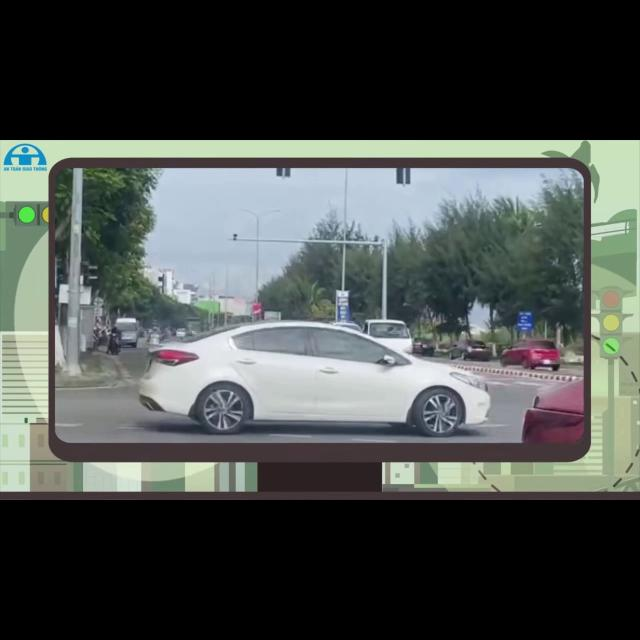
#> input picture data/Vietnam Traffic Vehicle Detectio.v1i.yolo26/test/images/test01_00000_jpg.rf.1d914d66ff1e60df15ac24177bedb965.jpg, 640 x 640 px
$ python visualize.py --data '../data/Vietnam Traffic Vehicle Detectio.v1i.yolo26/test/images/test01_00000_jpg.rf.1d914d66ff1e60df15ac24177bedb965.jpg'
#> lines starting #> are read from the running program, lines starting #| are printed output that depends on the picture
### tools_tv2/tv2lib/core.py
"""Lõi dùng chung cho toàn bộ tool của Thành viên 2.

Chỉ phụ thuộc numpy + opencv (chạy được trên Windows, Colab, Kaggle, không cần GPU).
- Bảng 11 lớp chuẩn (đúng thứ tự của hệ thống chấm)
- Đọc/ghi ảnh an toàn với đường dẫn có dấu/khoảng trắng trên Windows
- Đọc/ghi nhãn YOLO-seg
- Lớp Inst: một instance = mask cục bộ (cắt sát bbox) + toạ độ gốc
- Chuyển đổi polygon <-> mask, gộp nhiều mảnh thành 1 polygon
- Lọc vật quá nhỏ theo đúng ngưỡng của cuộc thi
- Giải quyết chồng lấn (Zero-Overlap) theo chiều sâu
- Perceptual hash để chống rò rỉ golden_val
"""
from __future__ import annotations

import json
import math
import os
import re
import time
from dataclasses import dataclass, field
from pathlib import Path

import sys

import cv2
import numpy as np

# Windows: console/pipe mặc định cp1258/cp1252 không in được tiếng Việt -> ép UTF-8, ký tự lạ thì thay thế (không crash)
for _s in (sys.stdout, sys.stderr):
    try:
        _s.reconfigure(encoding='utf-8', errors='replace')
    except (AttributeError, ValueError):
        pass

# ----------------------------------------------------------------------------------------------- lớp
CLASSES = ['Car', 'Bus', 'Truck', 'Other vehicle', 'Motorcycle', 'Motorcyclist',
           'Bicycle', 'Cyclist', 'Pedestrian', 'Sign', 'Traffic light']
CAR, BUS, TRUCK, OTHER, MOTO, MOTORIST, BIKE, CYCLIST, PED, SIGN, LIGHT = range(11)
VEHICLES = {CAR, BUS, TRUCK, OTHER}
TWO_WHEEL = {MOTO, MOTORIST, BIKE, CYCLIST}
GROUND = {CAR, BUS, TRUCK, OTHER, MOTO, MOTORIST, BIKE, CYCLIST, PED}
ELEVATED = {SIGN, LIGHT}
GROUP = {CAR: 'veh', BUS: 'veh', TRUCK: 'veh', OTHER: 'veh', MOTO: 'tw', MOTORIST: 'tw', BIKE: 'tw',
         CYCLIST: 'tw', PED: 'ped', SIGN: 'sign', LIGHT: 'light'}
# Chiều cao thực tế xấp xỉ (mét) để ước lượng tỉ lệ khi Copy-Paste
PRIOR_HEIGHT_M = {CAR: 1.5, BUS: 3.2, TRUCK: 3.0, OTHER: 1.9, MOTO: 1.1, MOTORIST: 1.6,
                  BIKE: 1.0, CYCLIST: 1.7, PED: 1.65}
COLORS = [(75, 25, 230), (75, 180, 60), (25, 225, 255), (200, 130, 0), (48, 130, 245), (180, 30, 145),
          (240, 240, 70), (230, 50, 240), (60, 245, 210), (212, 190, 250), (128, 128, 0)]  # BGR

# Tên lớp ở các bộ dữ liệu công khai -> id chuẩn. "4"/"6" sẽ được nâng lên 5/7 nếu có người ngồi (pairing).
NAME_TO_ID = {
    'car': CAR, 'sedan': CAR, 'suv': CAR, 'taxi': CAR, 'van': CAR, 'pickup': CAR, 'pickup truck': CAR,
    'minivan': CAR, 'ambulance': CAR, 'o to': CAR, 'oto': CAR,
    'bus': BUS, 'coach': BUS, 'minibus': BUS,
    'truck': TRUCK, 'lorry': TRUCK, 'fire truck': TRUCK, 'dump truck': TRUCK,
    'other vehicle': OTHER, 'other_vehicle': OTHER, 'tricycle': OTHER, 'cyclo': OTHER, 'trailer': OTHER,
    'container': OTHER, 'construction vehicle': OTHER, 'tractor': OTHER, 'xich lo': OTHER, 'ba gac': OTHER,
    'motorcycle': MOTO, 'motorbike': MOTO, 'motor': MOTO, 'scooter': MOTO, 'moto': MOTO, 'xe may': MOTO,
    'motorcyclist': MOTORIST,
    'bicycle': BIKE, 'bike': BIKE, 'xe dap': BIKE,
    'cyclist': CYCLIST,
    'person': PED, 'pedestrian': PED, 'people': PED, 'rider': PED, 'human': PED,
    'sign': SIGN, 'traffic sign': SIGN, 'traffic_sign': SIGN, 'road sign': SIGN, 'stop sign': SIGN,
    'traffic light': LIGHT, 'traffic_light': LIGHT, 'trafficlight': LIGHT,
}

IMG_EXTS = {'.jpg', '.jpeg', '.png', '.bmp', '.webp'}


def norm_name(name):
    return re.sub(r'[\s_\-]+', ' ', str(name).strip().lower())


# [7 lines left out: function name_to_id, not called in this run]


# ----------------------------------------------------------------------------------------------- IO ảnh
def imread(path):
    """cv2.imread không đọc được đường dẫn có dấu trên Windows -> dùng imdecode."""
    data = np.fromfile(str(path), dtype=np.uint8)
    if data.size == 0:
        return None
    return cv2.imdecode(data, cv2.IMREAD_COLOR)


def imwrite(path, img, quality=95):
    path = Path(path)
    path.parent.mkdir(parents=True, exist_ok=True)
    ext = path.suffix.lower() or '.jpg'
    params = [cv2.IMWRITE_JPEG_QUALITY, quality] if ext in ('.jpg', '.jpeg') else []
    ok, buf = cv2.imencode(ext, img, params)
    if not ok:
        raise IOError(f'Không ghi được ảnh {path}')
    buf.tofile(str(path))


def list_images(root):
    root = Path(root)
    if root.is_file():
        return [root]
    return sorted(p for p in root.rglob('*') if p.suffix.lower() in IMG_EXTS and p.is_file()
                  and 'labels' not in [x.lower() for x in p.relative_to(root).parts[:-1]])


def label_rel_for(img_rel):
    """images/train/a.jpg -> labels/train/a.txt ; train/images/a.jpg -> train/labels/a.txt."""
    parts = list(Path(img_rel).parts)
    low = [p.lower() for p in parts]
    if 'images' in low[:-1]:
        i = len(low) - 2 - low[:-1][::-1].index('images')
        parts[i] = 'labels'
    else:
        parts.insert(0, 'labels')
    return Path(*parts).with_suffix('.txt')


def out_img_rel(img_rel):
    parts = [p.lower() for p in Path(img_rel).parts[:-1]]
    return Path(img_rel) if 'images' in parts else Path('images') / img_rel


def find_label(img_path, root):
    """Tìm tệp nhãn của ảnh: cấu trúc images/->labels/ hoặc .txt nằm cạnh ảnh."""
    img_path, root = Path(img_path), Path(root)
    cands = []
    try:
        cands.append(root / label_rel_for(img_path.relative_to(root)))
    except ValueError:
        pass
    cands.append(img_path.with_suffix('.txt'))
    parts = list(img_path.parts)
    for i in range(len(parts) - 2, -1, -1):
        if parts[i].lower() == 'images':
            cands.append(Path(*parts[:i], 'labels', *parts[i + 1:]).with_suffix('.txt'))
            break
    for c in cands:
        if c.is_file():
            return c
    return None


# ----------------------------------------------------------------------------------------------- nhãn YOLO-seg
def read_label_file(path):
    """Trả về list (cls, pts[N,2] chuẩn hoá, kind). kind = 'poly' | 'box' (dòng 5 cột)."""
    out = []
    if path is None or not Path(path).is_file():
        return out
    for ln, line in enumerate(Path(path).read_text(encoding='utf-8', errors='ignore').splitlines(), 1):
        p = line.split()
        if not p:
            continue
        try:
            c = int(float(p[0]))
            v = np.array([float(x) for x in p[1:]], dtype=np.float64)
        except ValueError:
            continue
        if len(v) == 4:  # bbox cx cy w h -> hình chữ nhật (đánh dấu để duyệt lại)
            cx, cy, w, h = v
            pts = np.array([[cx - w / 2, cy - h / 2], [cx + w / 2, cy - h / 2], [cx + w / 2, cy + h / 2], [cx - w / 2, cy + h / 2]])
            out.append((c, np.clip(pts, 0, 1), 'box'))
        elif len(v) >= 6 and len(v) % 2 == 0:
            out.append((c, np.clip(v.reshape(-1, 2), 0, 1), 'poly'))
    return out


def format_line(cls, pts_norm):
    pts = np.clip(np.asarray(pts_norm, dtype=np.float64), 0.0, 1.0)
    return str(int(cls)) + ' ' + ' '.join(f'{x:.6f} {y:.6f}' for x, y in pts)


# ----------------------------------------------------------------------------------------------- mask <-> polygon
# [86 lines left out: functions rasterize_local, tight, _bridge, mask_to_polygon, not called in this run]


# ----------------------------------------------------------------------------------------------- Instance
@dataclass(eq=False)  # so sánh theo đối tượng (không so mảng numpy)
class Inst:
    cls: int
    mask: np.ndarray          # bool, cục bộ, đã cắt sát
    ox: int
    oy: int
    conf: float = 1.0
    src: str = 'human'        # human | det | ov | merged | paste
    line: str | None = None   # dòng nhãn gốc: giữ nguyên nếu mask không đổi (không làm xấu polygon người vẽ)
    meta: dict = field(default_factory=dict)

    # [4 lines left out: function box, not called in this run]

    @property
    def area(self):
        return int(self.mask.sum())

    # [26 lines left out: functions full, crop, from_mask, from_polygon, not called in this run]

    def polygon_px(self):
        return mask_to_polygon(self.mask, self.ox, self.oy)

    # [143 lines left out: functions to_line, union_insts, mask_inter, box_iou, box_ioa, too_small and 5 more, not called in this run]


class HashIndex:
    def __init__(self):
        self.hashes = np.zeros(0, np.uint64)
        self.names = []

    def add(self, h, name):
        self.hashes = np.append(self.hashes, np.uint64(h))
        self.names.append(name)

    # [42 lines left out: functions nearest, from_dir, write_data_yaml, class_counts_from_dir, not called in this run]


def save_json(path, obj):
    Path(path).parent.mkdir(parents=True, exist_ok=True)
    Path(path).write_text(json.dumps(obj, ensure_ascii=False, indent=2, default=str), encoding='utf-8')


def now():
    return time.strftime('%Y-%m-%d %H:%M:%S')


# [86 lines left out: functions parse_int_list, progress, load_src_map, _read_yaml_names, find_data_yaml, load_insts and 1 more, not called in this run]

### tools_tv2/visualize.py
#!/usr/bin/env python3
"""[TV2] Vẽ nhãn YOLO-seg lên ảnh để KIỂM TRA BẰNG MẮT trước khi đưa vào train.

  python visualize.py --data data/roboflow_v1_11cls --out viz_check --n 60
  python visualize.py --data draft_v2 --review draft_v2/review_priority.csv --n 50   # xem ảnh nghi ngờ trước
  python visualize.py --data out_cp --classes 3,6,7 --n 40                           # chỉ ảnh có lớp hiếm

Mỗi ảnh xuất ra gồm 2 nửa: trái = ảnh gốc, phải = ảnh + mask tô màu + tên lớp. Cuối cùng in số lượng instance từng lớp.
"""
from __future__ import annotations

import argparse
import csv
import random
import sys
from pathlib import Path

import cv2
import numpy as np

sys.path.insert(0, str(Path(__file__).resolve().parent))
from tv2lib.core import CLASSES, COLORS, find_label, imread, imwrite, list_images, parse_int_list, read_label_file  # noqa: E402

SHORT = ['Car', 'Bus', 'Truck', 'Other', 'Moto', 'MotoRider', 'Bike', 'Cyclist', 'Ped', 'Sign', 'Light']


def draw(img, label_path, alpha=0.45):
    H, W = img.shape[:2]
    over = img.copy()
    out = img.copy()
    items = read_label_file(label_path)
    for c, pts, kind in items:
        if not 0 <= c < len(CLASSES):
            continue
        q = np.round(pts * [W, H] * 16).astype(np.int32)
        cv2.fillPoly(over, [q], COLORS[c], lineType=cv2.LINE_AA, shift=4)
    out = cv2.addWeighted(over, alpha, out, 1 - alpha, 0)
    fs = max(0.35, min(W, H) / 1400)
    for c, pts, kind in items:
        if not 0 <= c < len(CLASSES):
            continue
        q = np.round(pts * [W, H] * 16).astype(np.int32)
        cv2.polylines(out, [q], True, COLORS[c], 1, lineType=cv2.LINE_AA, shift=4)
        x, y = (pts * [W, H]).min(0)
        txt = SHORT[c] + ('[box]' if kind == 'box' else '')
        (tw, th), _ = cv2.getTextSize(txt, cv2.FONT_HERSHEY_SIMPLEX, fs, 1)
        y = max(int(y), th + 2)
        cv2.rectangle(out, (int(x), y - th - 2), (int(x) + tw + 2, y), COLORS[c], -1)
        cv2.putText(out, txt, (int(x) + 1, y - 2), cv2.FONT_HERSHEY_SIMPLEX, fs, (0, 0, 0), 1, cv2.LINE_AA)
    return out, items


def legend(width):
    h = 22
    bar = np.full((h, width, 3), 30, np.uint8)
    x = 4
    for i, n in enumerate(SHORT):
        cv2.rectangle(bar, (x, 4), (x + 12, 16), COLORS[i], -1)
        cv2.putText(bar, f'{i}:{n}', (x + 15, 15), cv2.FONT_HERSHEY_SIMPLEX, 0.38, (255, 255, 255), 1, cv2.LINE_AA)
        x += 20 + 8 * len(f'{i}:{n}')
        if x > width - 60:
            break
    return bar


def draw_pair_grid(pairs, out_dir, max_side=1280):
    """pairs: list (ảnh, nhãn) -> mỗi ảnh 1 file trái/phải trong out_dir."""
    out_dir = Path(out_dir)
    out_dir.mkdir(parents=True, exist_ok=True)
    for k, (ip, lp) in enumerate(pairs):
        img = imread(ip)
        if img is None:
            continue
        vis, _ = draw(img, lp)
        both = np.hstack([img, vis])
        s = max_side / max(both.shape[:2])
        if s < 1:
            both = cv2.resize(both, None, fx=s, fy=s, interpolation=cv2.INTER_AREA)
        both = np.vstack([both, legend(both.shape[1])])
        imwrite(out_dir / f'{k:03d}_{Path(ip).stem[:60]}.jpg', both, 90)


def main():
    ap = argparse.ArgumentParser(description=__doc__, formatter_class=argparse.RawDescriptionHelpFormatter)
    ap.add_argument('--data', required=True, help='Thư mục dataset (có images/ và labels/)')
    ap.add_argument('--out', default=None, help='Thư mục ảnh kiểm tra (mặc định <data>/viz_check)')
    ap.add_argument('--n', type=int, default=40)
    ap.add_argument('--classes', default=None, help="Chỉ lấy ảnh có các lớp này, vd '3,6,7'")
    ap.add_argument('--review', default=None, help='review_priority.csv để xem ảnh ưu tiên cao trước')
    ap.add_argument('--seed', type=int, default=0)
    a = ap.parse_args()
    root = Path(a.data)
    imgs = list_images(root)
    want = set(parse_int_list(a.classes)) if a.classes else None
    cnt = [0] * len(CLASSES)
    nimg = [0] * len(CLASSES)
    pool = []
    for p in imgs:
        lp = find_label(p, root)
        items = read_label_file(lp)
        cs = {c for c, _, _ in items if 0 <= c < len(CLASSES)}
        for c, _, _ in items:
            if 0 <= c < len(CLASSES):
                cnt[c] += 1
        for c in cs:
            nimg[c] += 1
        if want is None or cs & want:
            pool.append((p, lp))
    if a.review and Path(a.review).is_file():
        order = [r['image'] for r in csv.DictReader(open(a.review, encoding='utf-8-sig'))]
        by = {str(p.relative_to(root)).replace('\\', '/'): (p, lp) for p, lp in pool}
        pool = [by[o] for o in order if o in by]
    else:
        random.Random(a.seed).shuffle(pool)
    out = Path(a.out) if a.out else root / 'viz_check'
    draw_pair_grid(pool[:a.n], out)
    print(f'{len(imgs)} ảnh. Đã vẽ {min(a.n, len(pool))} ảnh vào {out}')
    print(f'{"id":>2} {"lớp":<14}{"instance":>9}{"số ảnh":>8}')
    for i, c in enumerate(CLASSES):
        warn = '  <-- ÍT' if cnt[i] < 100 else ''
        print(f'{i:>2} {c:<14}{cnt[i]:>9}{nimg[i]:>8}{warn}')


if __name__ == '__main__':
    main()
#> in imread, returned value is the input picture: shape (640, 640, 3); mean B, G, R 76.3, 78.8, 73.7
#> in draw_pair_grid, `both = np.hstack([img, vis])`:
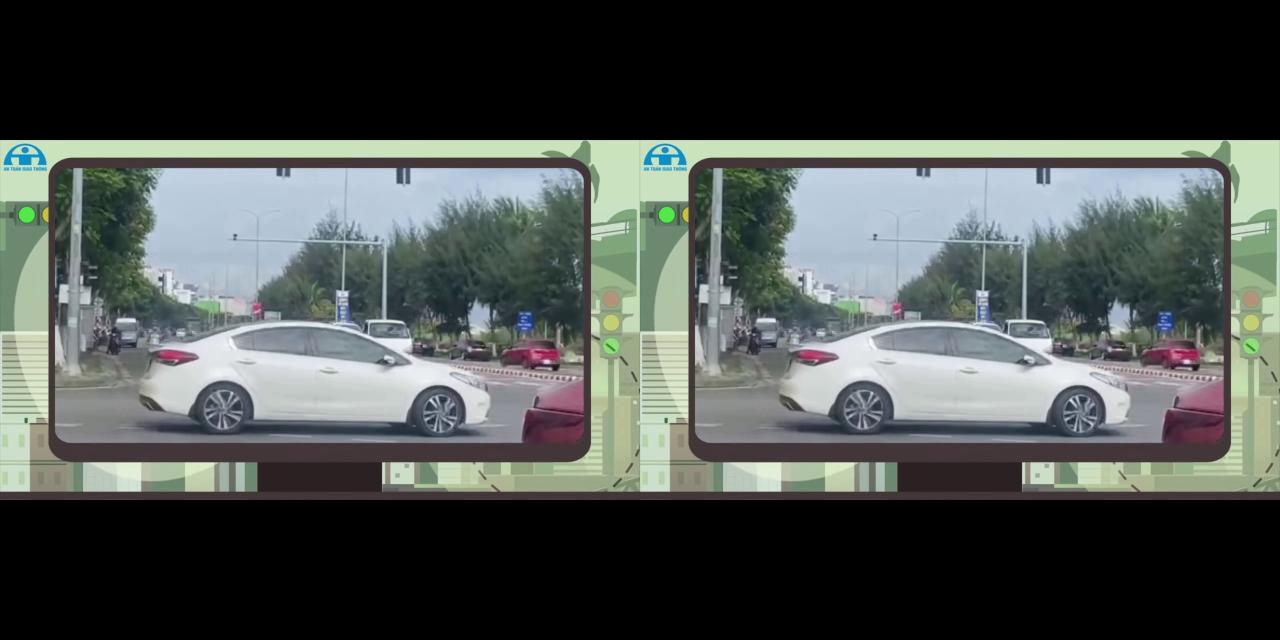
#> both: shape (640, 1280, 3); mean B, G, R 76.3, 78.8, 73.7
#> after the loop in legend, `for i, n in enumerate(SHORT):`: x = 824
#> in draw_pair_grid, `both = np.vstack([both, legend(both.shape[1])])`:
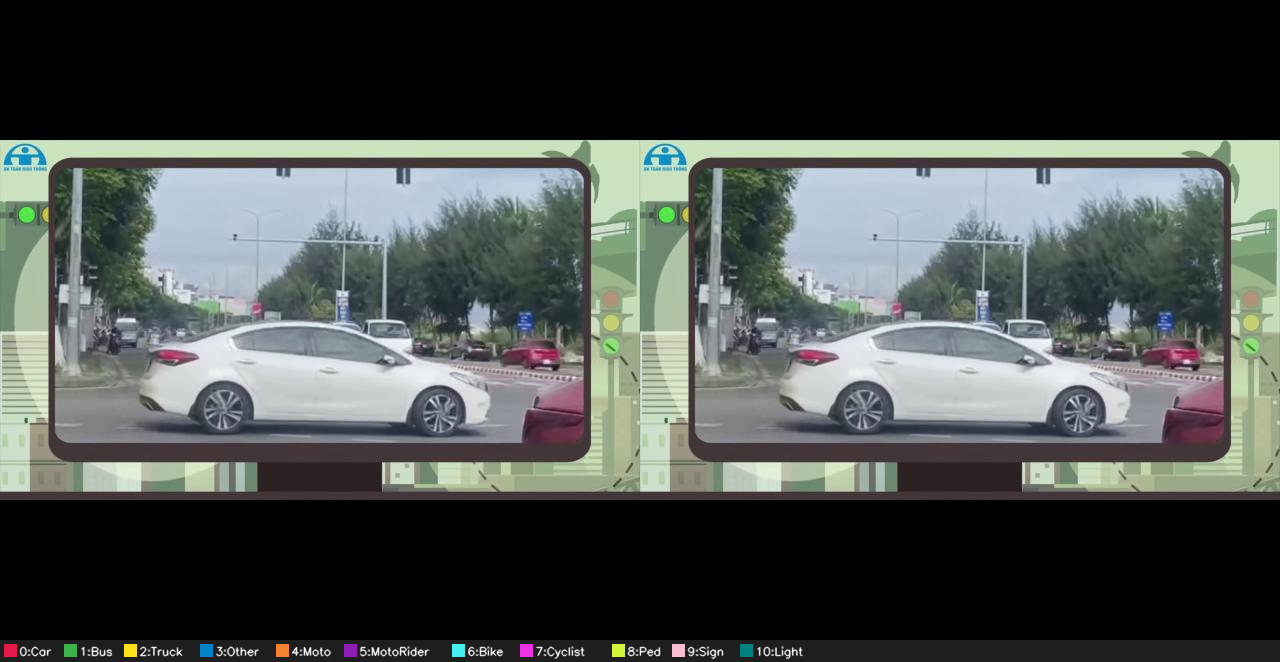
#> both: shape (662, 1280, 3); mean B, G, R 75.3, 77.8, 72.9
#> in imwrite, `params = [cv2.IMWRITE_JPEG_QUALITY, quality] if ext in ('.jpg', '.jpeg..`: params = [1, 90]

$ run again, on data/Vietnam Traffic Vehicle Detectio.v1i.yolo26/test/images/test01_00005_jpg.rf.f1c0f4f396b6f28aa34088308306b41e.jpg
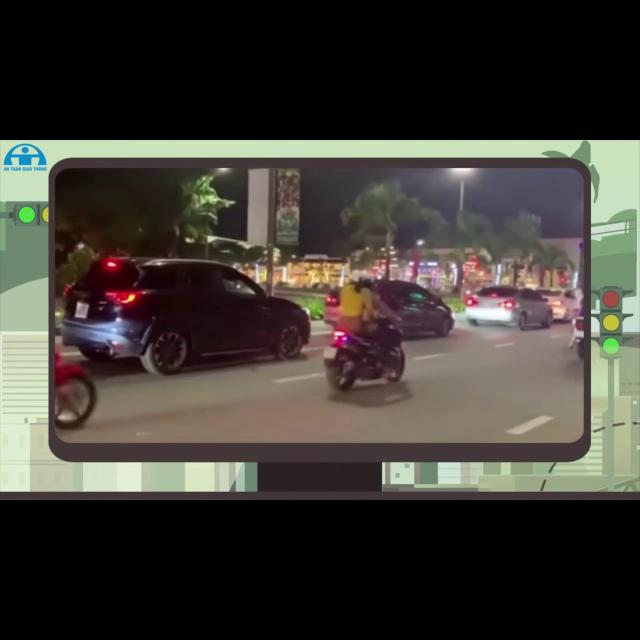
#> input picture data/Vietnam Traffic Vehicle Detectio.v1i.yolo26/test/images/test01_00005_jpg.rf.f1c0f4f396b6f28aa34088308306b41e.jpg, 640 x 640 px
#> in imread, returned value is the input picture: shape (640, 640, 3); mean B, G, R 53.4, 59.4, 63.2
#> in draw_pair_grid, `both = np.hstack([img, vis])`:
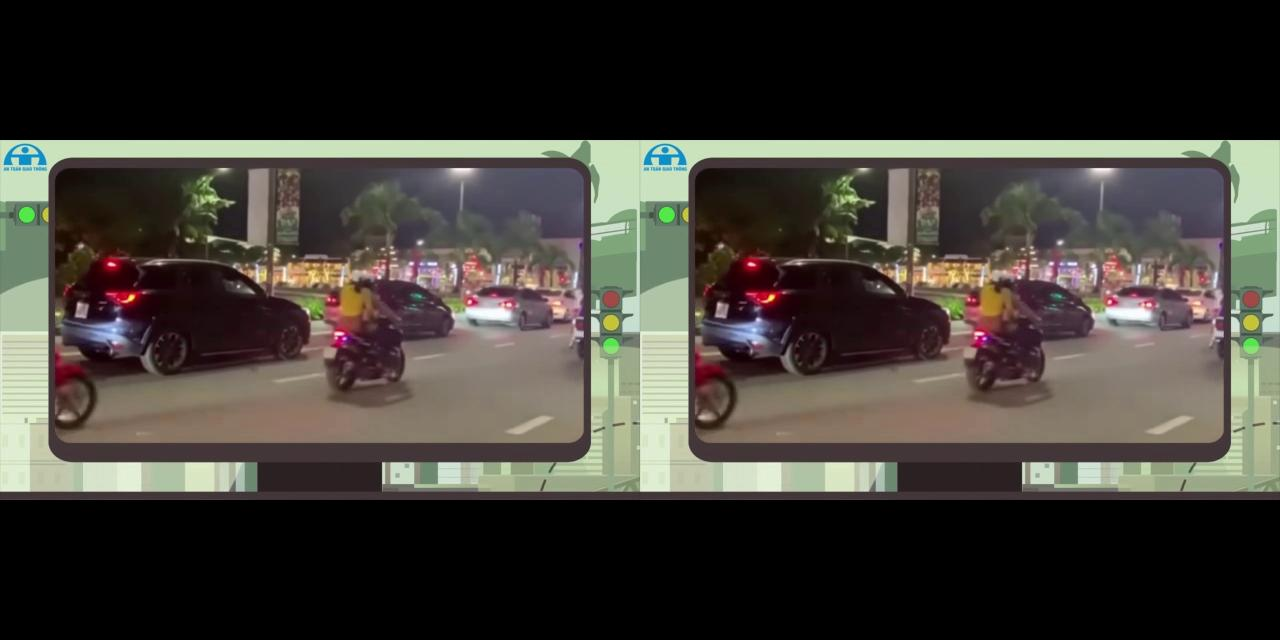
#> both: shape (640, 1280, 3); mean B, G, R 53.4, 59.4, 63.2
#> after the loop in legend, `for i, n in enumerate(SHORT):`: x = 824
#> in draw_pair_grid, `both = np.vstack([both, legend(both.shape[1])])`:
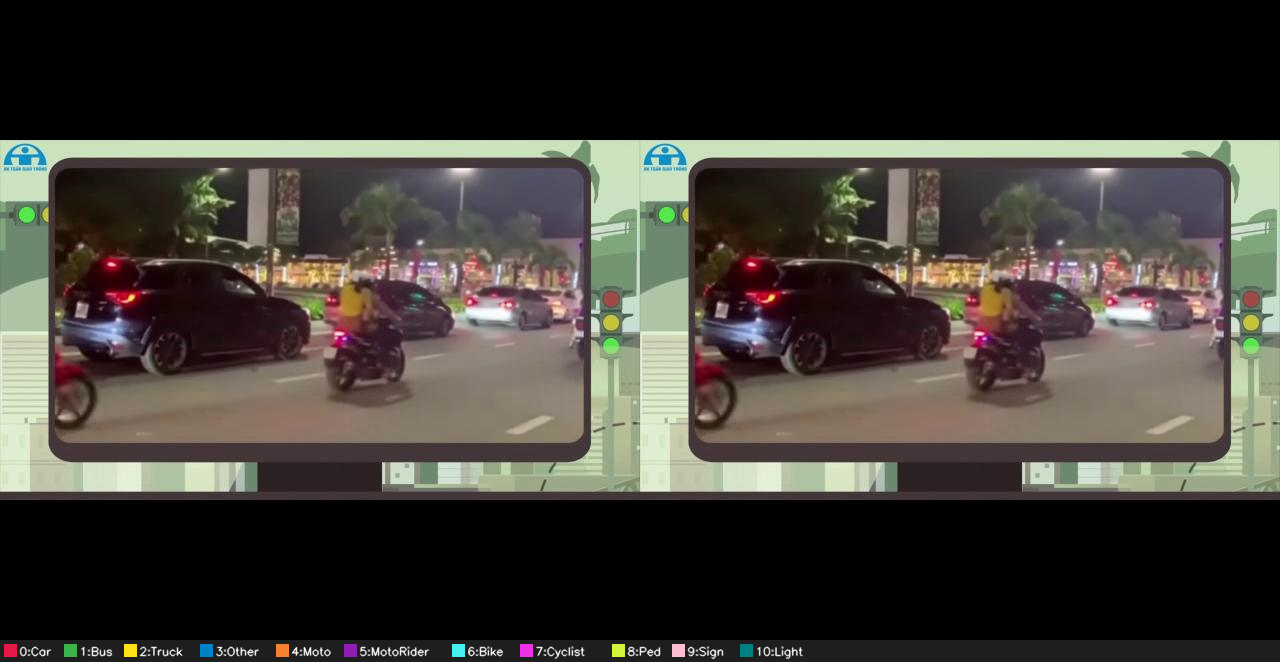
#> both: shape (662, 1280, 3); mean B, G, R 53.2, 59.1, 62.7
#> params = [1, 90]
